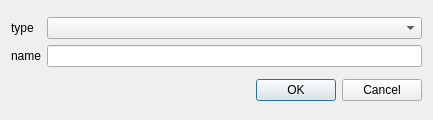
<?xml version="1.0" encoding="UTF-8"?>
<ui version="4.0">
 <class>processChoiceDialog</class>
 <widget class="QDialog" name="processChoiceDialog">
  <property name="geometry">
   <rect>
    <x>0</x>
    <y>0</y>
    <width>433</width>
    <height>120</height>
   </rect>
  </property>
  <property name="windowTitle">
   <string>Choose process to add</string>
  </property>
  <layout class="QGridLayout" name="gridLayout_2">
   <item row="0" column="0">
    <layout class="QGridLayout" name="gridLayout">
     <item row="0" column="0">
      <widget class="QLabel" name="label">
       <property name="text">
        <string>type</string>
       </property>
      </widget>
     </item>
     <item row="1" column="0">
      <widget class="QLabel" name="label_2">
       <property name="text">
        <string>name</string>
       </property>
      </widget>
     </item>
     <item row="0" column="1">
      <widget class="QComboBox" name="processChoiceComboBox"/>
     </item>
     <item row="1" column="1">
      <widget class="QLineEdit" name="processNameEdit"/>
     </item>
    </layout>
   </item>
   <item row="1" column="0">
    <widget class="QDialogButtonBox" name="buttonBox">
     <property name="orientation">
      <enum>Qt::Horizontal</enum>
     </property>
     <property name="standardButtons">
      <set>QDialogButtonBox::Cancel|QDialogButtonBox::Ok</set>
     </property>
    </widget>
   </item>
  </layout>
 </widget>
 <resources/>
 <connections>
  <connection>
   <sender>buttonBox</sender>
   <signal>accepted()</signal>
   <receiver>processChoiceDialog</receiver>
   <slot>accept()</slot>
   <hints>
    <hint type="sourcelabel">
     <x>248</x>
     <y>254</y>
    </hint>
    <hint type="destinationlabel">
     <x>157</x>
     <y>274</y>
    </hint>
   </hints>
  </connection>
  <connection>
   <sender>buttonBox</sender>
   <signal>rejected()</signal>
   <receiver>processChoiceDialog</receiver>
   <slot>reject()</slot>
   <hints>
    <hint type="sourcelabel">
     <x>316</x>
     <y>260</y>
    </hint>
    <hint type="destinationlabel">
     <x>286</x>
     <y>274</y>
    </hint>
   </hints>
  </connection>
 </connections>
</ui>
